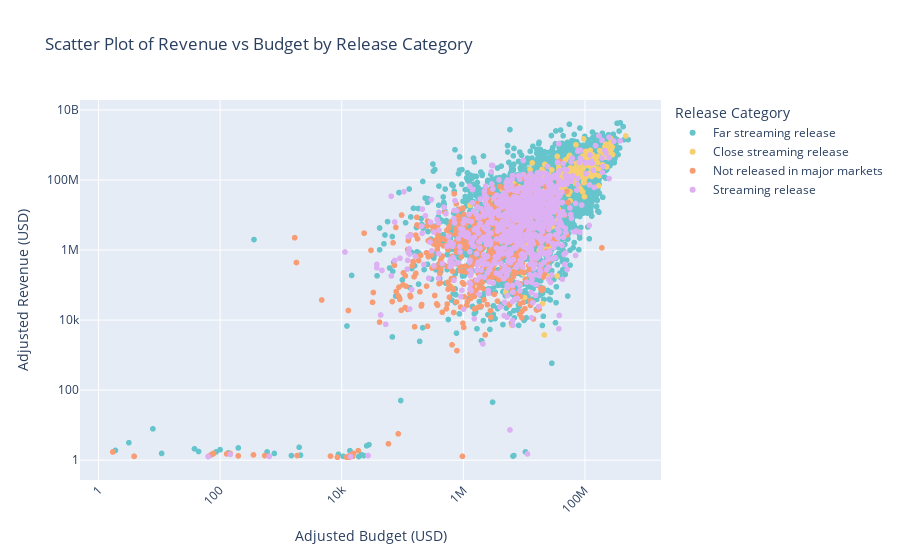

This figure's notebook cell:
### Code cell
fig = px.scatter(filtered_data, x='budget_usd_adj', y='revenue_usd_adj',
                 color='release_category', 
                 labels={'budget_usd_adj': 'Adjusted Budget (USD)', 'revenue_usd_adj': 'Adjusted Revenue (USD)'},
                 title='Scatter Plot of Revenue vs Budget by Release Category',
                 log_x=True, log_y=True, 
                 color_discrete_sequence=px.colors.qualitative.Pastel)

fig.update_layout(xaxis_title='Adjusted Budget (USD)',
                  yaxis_title='Adjusted Revenue (USD)',
                  legend_title='Release Category',
                  xaxis_tickangle=-45,
                  xaxis_tickfont_size=12,
                  yaxis_tickfont_size=12)

fig.show()

### Figure 1 — Plotly figure (JSON) as saved in the notebook; plotly's stock layout.template omitted (floating-point values rounded to 4 significant figures; data arrays with more than 128 entries replaced by an {"elided": "..."} marker saying what was removed)
{"data": [{"hovertemplate": "release_category=Far streaming release<br>Adjusted Budget (USD)=%{x}<br>Adjusted Revenue (USD)=%{y}<extra></extra>", "legendgroup": "Far streaming release", "marker": {"color": "rgb(102, 197, 204)", "symbol": "circle"}, "mode": "markers", "name": "Far streaming release", "showlegend": true, "type": "scattergl", "x": {"elided": "5831 float values"}, "xaxis": "x", "y": {"elided": "5831 float values"}, "yaxis": "y"}, {"hovertemplate": "release_category=Close streaming release<br>Adjusted Budget (USD)=%{x}<br>Adjusted Revenue (USD)=%{y}<extra></extra>", "legendgroup": "Close streaming release", "marker": {"color": "rgb(246, 207, 113)", "symbol": "circle"}, "mode": "markers", "name": "Close streaming release", "showlegend": true, "type": "scattergl", "x": {"elided": "226 float values"}, "xaxis": "x", "y": {"elided": "226 float values"}, "yaxis": "y"}, {"hovertemplate": "release_category=Not released in major markets<br>Adjusted Budget (USD)=%{x}<br>Adjusted Revenue (USD)=%{y}<extra></extra>", "legendgroup": "Not released in major markets", "marker": {"color": "rgb(248, 156, 116)", "symbol": "circle"}, "mode": "markers", "name": "Not released in major markets", "showlegend": true, "type": "scattergl", "x": {"elided": "743 float values"}, "xaxis": "x", "y": {"elided": "743 float values"}, "yaxis": "y"}, {"hovertemplate": "release_category=Streaming release<br>Adjusted Budget (USD)=%{x}<br>Adjusted Revenue (USD)=%{y}<extra></extra>", "legendgroup": "Streaming release", "marker": {"color": "rgb(220, 176, 242)", "symbol": "circle"}, "mode": "markers", "name": "Streaming release", "showlegend": true, "type": "scattergl", "x": {"elided": "843 float values"}, "xaxis": "x", "y": {"elided": "843 float values"}, "yaxis": "y"}], "layout": {"legend": {"title": {"text": "Release Category"}, "tracegroupgap": 0}, "title": {"text": "Scatter Plot of Revenue vs Budget by Release Category"}, "xaxis": {"anchor": "y", "domain": [0, 1], "tickangle": -45, "tickfont": {"size": 12}, "title": {"text": "Adjusted Budget (USD)"}, "type": "log"}, "yaxis": {"anchor": "x", "domain": [0, 1], "tickfont": {"size": 12}, "title": {"text": "Adjusted Revenue (USD)"}, "type": "log"}}}
